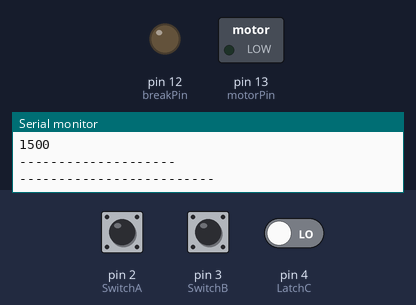
Bench run of a sketch on a simulated Arduino Uno, built with avr-gcc and run on an emulated ATmega328P. Shown: switched loads named in the sketch (green lamp = pin HIGH), output pins drawn as LEDs (lit = HIGH), the last lines printed to the serial monitor. The inputs (shaded band) are chosen by the test bench; at power-on: pin 4 (LatchC) LOW, pin 3 (SwitchB) LOW, pin 2 (SwitchA) LOW.

Above: at 1.2 s.
1.3 s: pin 4 (LatchC) driven HIGH
At 2.3 s:
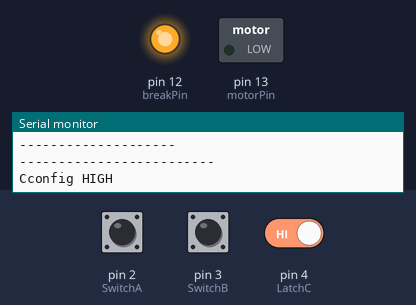
6.0 s: pin 3 (SwitchB) pulled HIGH for 1 s
10.0 s: pin 4 (LatchC) driven LOW
At 10.4 s:
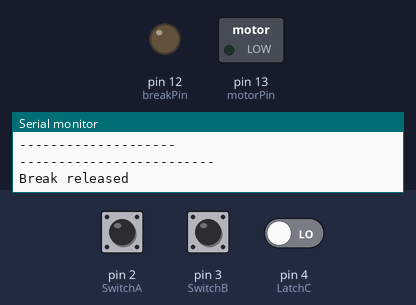
Timing chart, 0 to 13.0 s (numbered marks = the images above; inputs shaded):
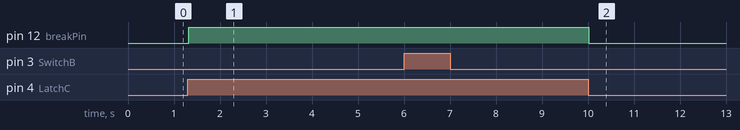

The sketch:

userPWM.ino
```cpp
int SwitchA = 2;           // Pin for switch A.
int SwitchB = 3;           // Pin for switch B.
int LatchC = 4;            // Pin for switch C.
int AState;
int BState;
int CState;
int Aconfig;
int Bconfig;
int Cconfig;
int previousA = 0;
int previousB = 0;
int previousC = 0;
int motorPin = 13;         // Pin with pulse for motor.
int breakPin = 12;         // Pin for disc break.
int varDelay = 1500;       // the current pulse width

void setup() {

  pinMode(SwitchA, INPUT);
  pinMode(SwitchB, INPUT);
  pinMode(LatchC, INPUT);
  pinMode(motorPin, OUTPUT);
  pinMode(breakPin, OUTPUT);
  digitalWrite(motorPin, LOW);
  digitalWrite(breakPin, LOW);
  Serial.begin(9600);
  Serial.println("Setup Finished");
}

void loop() {
  // Debounce and read buttons and save config.

  Serial.println("-------------------------");

  AState = digitalRead(SwitchA);
  if (AState == HIGH && previousA == 0) {
    Aconfig = HIGH;
    Serial.println("Aconfig HIGH");
  };
  previousA = AState;

  Bconfig = digitalRead(SwitchB);
  if (Bconfig == HIGH) { Serial.println("Bconfig HIGH"); };

  Cconfig = digitalRead(LatchC);
  if (Cconfig == HIGH) { Serial.println("Cconfig HIGH"); };


  if (Cconfig == HIGH) {

    digitalWrite(breakPin, HIGH);
    varDelay = 1500;
    Serial.println("Break set");

    // reset
    Aconfig = LOW;
    Bconfig = LOW;
    Cconfig = LOW;

  } else {

    digitalWrite(breakPin, LOW);
    Serial.println("Break released");

    if (Aconfig == HIGH && Bconfig == LOW) {
      varDelay = varDelay + 10;
      Serial.println("Speed increase");
    };

    if (Aconfig == HIGH && Bconfig == HIGH) {
      varDelay = varDelay - 10;
      Serial.println("Speed decrease");
    };
    // reset
    Aconfig = LOW;
    Bconfig = LOW;
    Cconfig = LOW;

  };

  // generate a squrae wave to the spec of varDelay.
  Serial.println(varDelay);
  digitalWrite(motorPin, HIGH);
  delayMicroseconds(varDelay);
  digitalWrite(motorPin, LOW);
  Serial.println("--------------------");
}
```

Measured:
- after the input at 1.3 s, pin 12 (breakPin): LOW → HIGH at once
- after the input at 10.0 s, pin 12 (breakPin): HIGH → LOW at once
